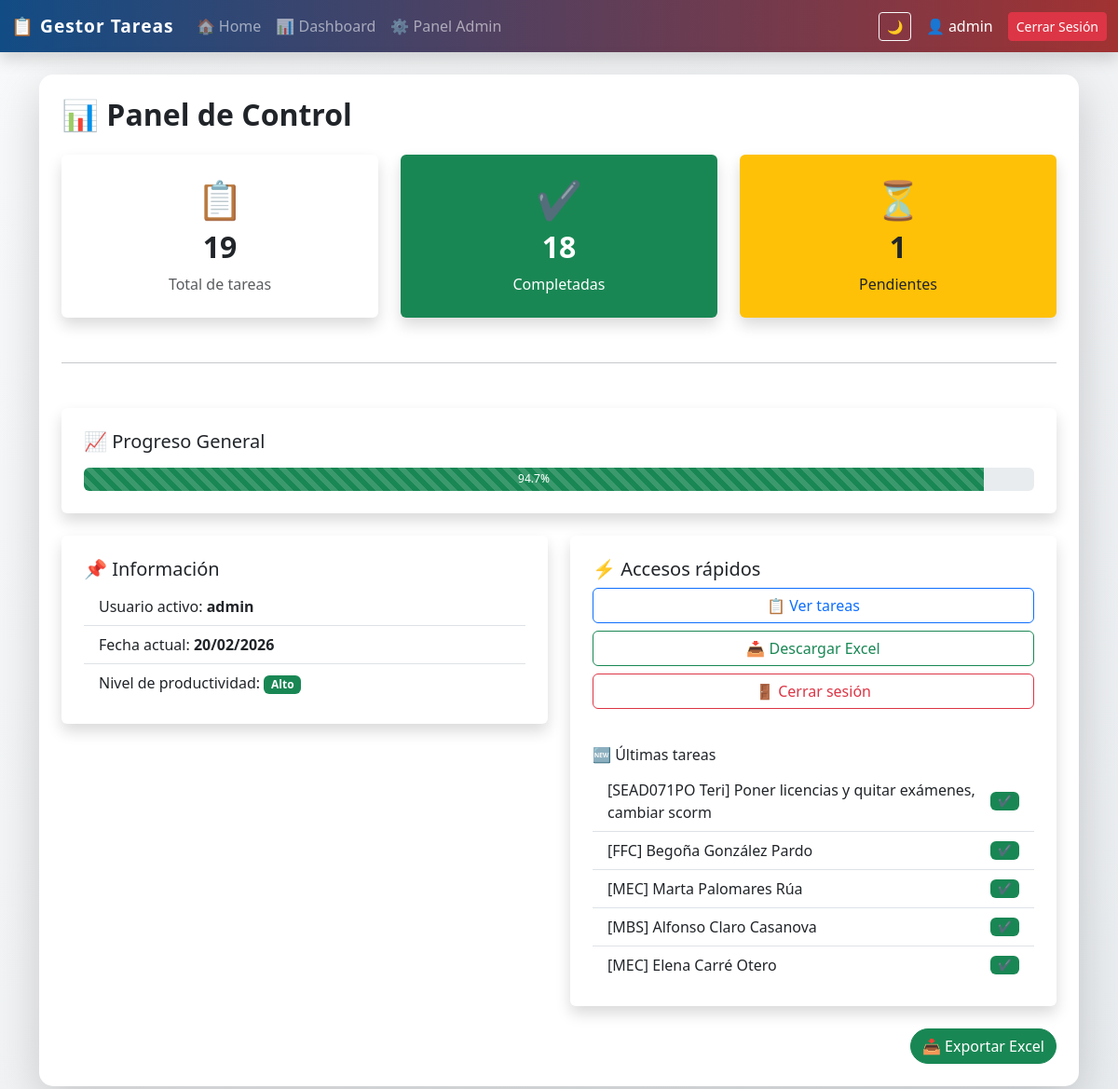
/dashboard (signed in), run on an earlier commit of the app's database.
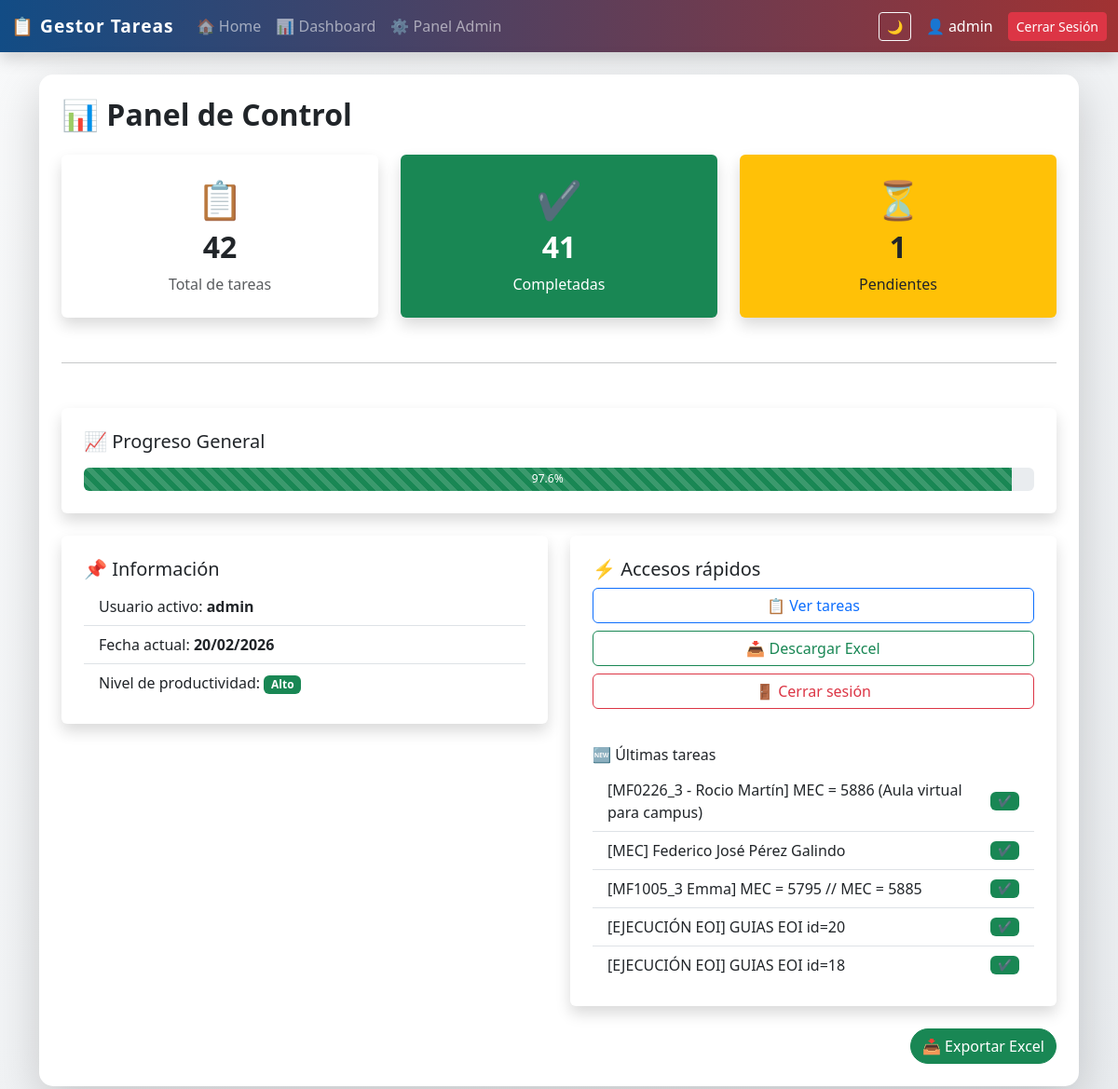
And on a later commit of the database.
### tables this page shows
CREATE TABLE tareas (
            id INTEGER PRIMARY KEY AUTOINCREMENT,
            descripcion TEXT NOT NULL,
            categoria TEXT,
            fecha TEXT,
            completada INTEGER DEFAULT 0,
            codigo TEXT,
            usuario_id INTEGER,
            FOREIGN KEY (usuario_id) REFERENCES usuarios(id)
        );

### app_web.py (the view, shortened to what this page needs)
@app.route("/dashboard")
@login_required
def dashboard():
    user_id = session.get("user_id")
    es_admin = session.get("es_admin")
    conn = get_connection()
    cursor = conn.cursor()
    if es_admin == 1:
        cursor.execute("SELECT COUNT(*) as total FROM tareas")
        total = cursor.fetchone()["total"]
        cursor.execute("SELECT COUNT(*) as completadas FROM tareas WHERE completada = 1")
        completadas = cursor.fetchone()["completadas"]
        cursor.execute("SELECT * FROM tareas ORDER BY id DESC LIMIT 5")
        ultimas_tareas = cursor.fetchall()
    pendientes = total - completadas
    porcentaje = round((completadas / total) * 100, 1) if total > 0 else 0
    if porcentaje > 70:
        nivel, color_nivel = "Alto", "success"
    elif porcentaje > 40:
        nivel, color_nivel = "Medio", "warning"
    else:
        nivel, color_nivel = "Bajo", "danger"
    fecha_actual = datetime.now().strftime("%d/%m/%Y")
    conn.close()
    return render_template("dashboard.html",
                           total=total,
                           completadas=completadas,
                           pendientes=pendientes,
                           porcentaje=porcentaje,
                           nivel=nivel,
                           color_nivel=color_nivel,
                           fecha_actual=fecha_actual,
                           ultimas_tareas=ultimas_tareas)

### app_web.py (called while the page is built)
def get_connection():
    conn = sqlite3.connect(DB_NAME)
    conn.row_factory = sqlite3.Row
    return conn

def login_required(f):
    @wraps(f)
    def decorated_function(*args, **kwargs):
        if "user_id" not in session:
            return redirect(url_for("login"))
        return f(*args, **kwargs)
    return decorated_function

### templates/dashboard.html
{% extends "base.html" %}
{% block content %}
<h2 class="mb-4 fw-bold">📊 Panel de Control</h2>
<div class="row g-4">
    <div class="col-md-4">
        <div class="card shadow border-0 text-center p-4">
            <div class="display-6">📋</div>
            <h2 class="fw-bold mt-2">{{ total }}</h2>
            <p class="text-muted mb-0">Total de tareas</p>
        </div>
    </div>
    <div class="col-md-4">
        <div class="card shadow border-0 text-center p-4 bg-success text-white">
            <div class="display-6">✔</div>
            <h2 class="fw-bold mt-2">{{ completadas }}</h2>
            <p class="mb-0">Completadas</p>
        </div>
    </div>
    <div class="col-md-4">
        <div class="card shadow border-0 text-center p-4 bg-warning">
            <div class="display-6">⏳</div>
            <h2 class="fw-bold mt-2">{{ pendientes }}</h2>
            <p class="mb-0">Pendientes</p>
        </div>
    </div>
</div>
<hr class="my-5">
<div class="card shadow border-0 p-4 mb-4">
    <h5 class="mb-3">📈 Progreso General</h5>
    <div class="progress" style="height: 25px;">
        <div class="progress-bar bg-success progress-bar-striped progress-bar-animated"
             role="progressbar"
             style="width: {{ porcentaje }}%">
            {{ porcentaje }}%
        </div>
    </div>
</div>
<div class="row g-4">
    <div class="col-md-6">
        <div class="card shadow border-0 p-4">
            <h5>📌 Información</h5>
            <ul class="list-group list-group-flush">
                <li class="list-group-item">
                    Usuario activo: <strong>{{ session['user'] }}</strong>
                </li>
                <li class="list-group-item">
                    Fecha actual: <strong>{{ fecha_actual }}</strong>
                </li>
                <li class="list-group-item">
                    Nivel de productividad:
                    <span class="badge bg-{{ color_nivel }}">
                        {{ nivel }}
                    </span>
                </li>
            </ul>
        </div>
    </div>
    <div class="col-md-6">
        <div class="card shadow border-0 p-4">
            <h5>⚡ Accesos rápidos</h5>
            <div class="d-grid gap-2 mb-3">
                <a href="/" class="btn btn-outline-primary">
                    📋 Ver tareas
                </a>
                <a href="/exportar" class="btn btn-outline-success">
                    📥 Descargar Excel
                </a>
                <a href="/logout" class="btn btn-outline-danger">
                    🚪 Cerrar sesión
                </a>
            </div>
            <h6 class="mt-4 mb-2">🆕 Últimas tareas</h6>
            <ul class="list-group list-group-flush">
                {% for tarea in ultimas_tareas %}
                <li class="list-group-item d-flex justify-content-between align-items-center">
                    <span>
                        [{{ tarea[5] if tarea|length > 5 else '-' }}] {{ tarea[1] }}
                    </span>
                    {% if tarea[4] == 1 %}
                        <span class="badge bg-success">✔</span>
                    {% else %}
                        <span class="badge bg-warning text-dark">⏳</span>
                    {% endif %}
                </li>
                {% endfor %}
            </ul>
        </div>
    </div>
</div>
{% endblock %}

### templates/base.html (shortened to what this page needs)
<!DOCTYPE html>
<html lang="es">
<head>
    <link href="https://cdn.jsdelivr.net/npm/bootstrap@5.3.2/dist/css/bootstrap.min.css" rel="stylesheet">
    <link rel="stylesheet" href="https://cdnjs.cloudflare.com/ajax/libs/animate.css/4.1.1/animate.min.css"/>
</head>
<body>
<nav class="navbar navbar-expand-lg navbar-dark shadow">
    <div class="container-fluid">
        <a class="navbar-brand fw-bold" href="/">
            📋 Gestor Tareas
        </a>
        <div class="collapse navbar-collapse" id="navbarNav">
            <ul class="navbar-nav me-auto">
                <li class="nav-item">
                    <a class="nav-link" href="/">🏠 Home</a>
                </li>
                <li class="nav-item">
                    <a class="nav-link" href="/dashboard">📊 Dashboard</a>
                </li>
                <li class="nav-item">
                    <a class="nav-link" href="/admin">⚙ Panel Admin</a>
                </li>
            </ul>
            <button onclick="toggleDark()"
                    class="btn btn-outline-light btn-sm me-3">
                🌙
            </button>
            <div class="d-flex align-items-center">
                <span class="text-white me-3">
                    👤 {{ session['user'] }}
                </span>
                <a href="/logout" class="btn btn-danger btn-sm">
                    Cerrar Sesión
                </a>
            </div>
        </div>
    </div>
</nav>
<div class="container my-4">
    <div class="card shadow-lg main-card animate__animated animate__fadeInUp">
        <div class="card-body p-4">
            {% block content %}{% endblock %}
            <div class="text-end mt-4">
                <a href="/exportar" class="btn btn-success export-btn">
                    📥 Exportar Excel
                </a>
            </div>
        </div>
    </div>
</div>
</body>
</html>

### templates/base.html (style rules this page uses)
body { background: linear-gradient(135deg, #f8f9fa, #e9ecef); transition: all 0.3s ease; }
.navbar { background: linear-gradient(90deg, #124c85, #a13232); }
.navbar-brand { letter-spacing: 1px; font-size: 1.2rem; }
.nav-link { transition: 0.3s; }
.main-card { border-radius: 15px; border: none; }
.export-btn { border-radius: 50px; font-weight: 500; }

What changed in the data, as far as the page shows it:
no longer on this page (row unchanged): tareas: codigo "SEAD071PO Teri", descripcion "Poner licencias y quitar exámenes, cambiar scorm"
no longer on this page (row unchanged): tareas: codigo "FFC", descripcion "Begoña González Pardo"
no longer on this page (row unchanged): tareas: codigo "MEC", descripcion "Marta Palomares Rúa"
no longer on this page (row unchanged): tareas: codigo "MBS", descripcion "Alfonso Claro Casanova"
no longer on this page (row unchanged): tareas: codigo "MEC", descripcion "Elena Carré Otero"
added tareas: codigo "MF0226_3 - Rocio Martín", descripcion "MEC = 5886 (Aula virtual para campus)"
added tareas: codigo "MEC", descripcion "Federico José Pérez Galindo"
added tareas: codigo "MF1005_3 Emma", descripcion "MEC = 5795 // MEC = 5885"
added tareas: codigo "EJECUCIÓN EOI", descripcion "GUIAS EOI id=20"
added tareas: codigo "EJECUCIÓN EOI", descripcion "GUIAS EOI id=18"
Also different on the page:
{{ total }}: "19" → "42"
{{ completadas }}: "18" → "41"
{{ porcentaje }}: 94.7 → 97.6 (drawn)
{{ porcentaje }}: "94.7" → "97.6"
